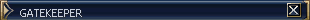

The Python source for this figure:
import os
import subprocess
from PIL import Image, ImageGrab
import numpy as np
import pyautogui
import cv2 as cv
import mss
# find window offset
data = os.popen('wmctrl -lG | grep "Lineage II"').read()
variables = data.split()
window_rect = [0, 0, 0, 0]
border_pixels = 2
titlebar_pixels = 26
window_rect[0] = int(float(variables[2]))
window_rect[1] = int(float(variables[3]))
window_rect[2] = int(float(variables[4]))
window_rect[3] = int(float(variables[5]))

offset_x = window_rect[0]
offset_y = window_rect[1]

cropped_x = border_pixels + offset_x
cropped_y = titlebar_pixels + offset_y

w = window_rect[2] + cropped_x
h = window_rect[3] + cropped_y

mon = {'top' : offset_x, 'left' : offset_y, 'width' : w, 'height' : h}
max_player_health = 30.0
lines = []
with open('/home/claud/.wine/drive_c/Program Files/Lineage II/system/WindowsInfo.ini', 'r') as file:
	for line in file:
		if "=" in line:
			variable, value = line.split('=')
			lines.append(value)

player_status = lines[16:18]
player_hp_x_pos = int(float(player_status[0])) + 16
player_hp_y_pos = int(float(player_status[1])) + 41
player_hp_bar_width = 150
player_hp_bar_height = 1

enemy_status = lines[24:26]
enemy_hp_x_pos = int(float(enemy_status[0])) + 16
enemy_hp_y_pos = int(float(enemy_status[1])) + 26
enemy_hp_bar_width = 150
enemy_hp_bar_height = 12

buff_bar_pos = (lines[40], lines[41])

quest_window_x = int(float(lines[28]))
quest_window_y = int(float(lines[29]))


y = player_hp_y_pos
h = player_hp_bar_height + y
x = player_hp_x_pos
w = player_hp_bar_width + x

# (y:h+y, x:w+x)
sct = mss.mss()
img = np.array(sct.grab(mon))
#img[int(buff_bar_pos[1]):105 + int(buff_bar_pos[1]), int(buff_bar_pos[0]):325 + int(buff_bar_pos[0])] = (0, 0, 0, 0)
cv.imwrite('test2.png', img)
im = img[y:h, x:w]
rgb = img[0][:][:][:]
cv.imwrite('test.png', im)
percent_health = 0
current_player_health = 0
for r in range(0, len(rgb), 5):
	r = rgb[r][0]
	if r >= 214:
		current_player_health += 1.0
percent_health = current_player_health * 100.0 / max_player_health
percent_health = round(percent_health, 1)
print(percent_health, current_player_health, max_player_health)

"""
current_player_health = 0
im = ImageGrab.grab(bbox=(player_hp_x_pos, player_hp_y_pos, player_hp_bar_width + player_hp_x_pos, player_hp_bar_height + player_hp_y_pos))
width, height = im.size
for x in range(0, width, 5):
	for y in range(height):
		rgb = im.getpixel((x, y))
		if rgb[0] >= 214:
			current_player_health += 1.0
im.save('/home/claud/Code/LineageBot/testing/test2.png')
percent_health = current_player_health * 100.0 / max_player_health
percent_health = round(percent_health, 1)
"""
